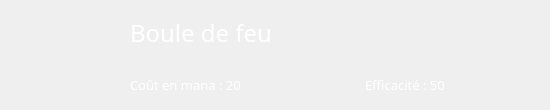
<?xml version="1.0" encoding="UTF-8"?>
<ui version="4.0">
 <class>Frag_Speel</class>
 <widget class="QWidget" name="Frag_Speel">
  <property name="geometry">
   <rect>
    <x>0</x>
    <y>0</y>
    <width>550</width>
    <height>110</height>
   </rect>
  </property>
  <property name="sizePolicy">
   <sizepolicy hsizetype="Preferred" vsizetype="Fixed">
    <horstretch>0</horstretch>
    <verstretch>0</verstretch>
   </sizepolicy>
  </property>
  <property name="minimumSize">
   <size>
    <width>550</width>
    <height>110</height>
   </size>
  </property>
  <property name="maximumSize">
   <size>
    <width>16777215</width>
    <height>110</height>
   </size>
  </property>
  <property name="windowTitle">
   <string>Form</string>
  </property>
  <layout class="QVBoxLayout" name="verticalLayout_2">
   <property name="spacing">
    <number>0</number>
   </property>
   <property name="leftMargin">
    <number>0</number>
   </property>
   <property name="topMargin">
    <number>0</number>
   </property>
   <property name="rightMargin">
    <number>0</number>
   </property>
   <property name="bottomMargin">
    <number>0</number>
   </property>
   <item>
    <layout class="QHBoxLayout" name="horizontalLayout_2">
     <property name="spacing">
      <number>30</number>
     </property>
     <item>
      <widget class="QLabel" name="image">
       <property name="sizePolicy">
        <sizepolicy hsizetype="Fixed" vsizetype="Fixed">
         <horstretch>0</horstretch>
         <verstretch>0</verstretch>
        </sizepolicy>
       </property>
       <property name="minimumSize">
        <size>
         <width>100</width>
         <height>100</height>
        </size>
       </property>
       <property name="maximumSize">
        <size>
         <width>100</width>
         <height>100</height>
        </size>
       </property>
       <property name="styleSheet">
        <string notr="true">QLabel{
	border-image:url(:/icons/skill/spell01.png);
}</string>
       </property>
       <property name="text">
        <string/>
       </property>
      </widget>
     </item>
     <item>
      <layout class="QVBoxLayout" name="verticalLayout">
       <property name="spacing">
        <number>10</number>
       </property>
       <property name="topMargin">
        <number>0</number>
       </property>
       <item>
        <widget class="QLabel" name="title">
         <property name="sizePolicy">
          <sizepolicy hsizetype="Minimum" vsizetype="Maximum">
           <horstretch>0</horstretch>
           <verstretch>0</verstretch>
          </sizepolicy>
         </property>
         <property name="font">
          <font>
           <family>Papyrus</family>
           <pointsize>18</pointsize>
          </font>
         </property>
         <property name="styleSheet">
          <string notr="true">QLabel{
	color:#FFFFFF;
}</string>
         </property>
         <property name="text">
          <string>Boule de feu</string>
         </property>
        </widget>
       </item>
       <item>
        <layout class="QHBoxLayout" name="horizontalLayout">
         <property name="spacing">
          <number>50</number>
         </property>
         <property name="topMargin">
          <number>5</number>
         </property>
         <item>
          <widget class="QLabel" name="manaCost">
           <property name="sizePolicy">
            <sizepolicy hsizetype="Minimum" vsizetype="Maximum">
             <horstretch>0</horstretch>
             <verstretch>0</verstretch>
            </sizepolicy>
           </property>
           <property name="font">
            <font>
             <family>Papyrus</family>
             <pointsize>10</pointsize>
            </font>
           </property>
           <property name="styleSheet">
            <string notr="true">QLabel{
	color:#FFFFFF;
}</string>
           </property>
           <property name="text">
            <string>Coût en mana : 20</string>
           </property>
          </widget>
         </item>
         <item>
          <widget class="QLabel" name="capacity">
           <property name="sizePolicy">
            <sizepolicy hsizetype="Minimum" vsizetype="Maximum">
             <horstretch>0</horstretch>
             <verstretch>0</verstretch>
            </sizepolicy>
           </property>
           <property name="font">
            <font>
             <family>Papyrus</family>
             <pointsize>10</pointsize>
            </font>
           </property>
           <property name="styleSheet">
            <string notr="true">QLabel{
	color:#FFFFFF;
}</string>
           </property>
           <property name="text">
            <string>Efficacité : 50</string>
           </property>
          </widget>
         </item>
        </layout>
       </item>
      </layout>
     </item>
    </layout>
   </item>
  </layout>
 </widget>
 <resources/>
 <connections/>
</ui>
